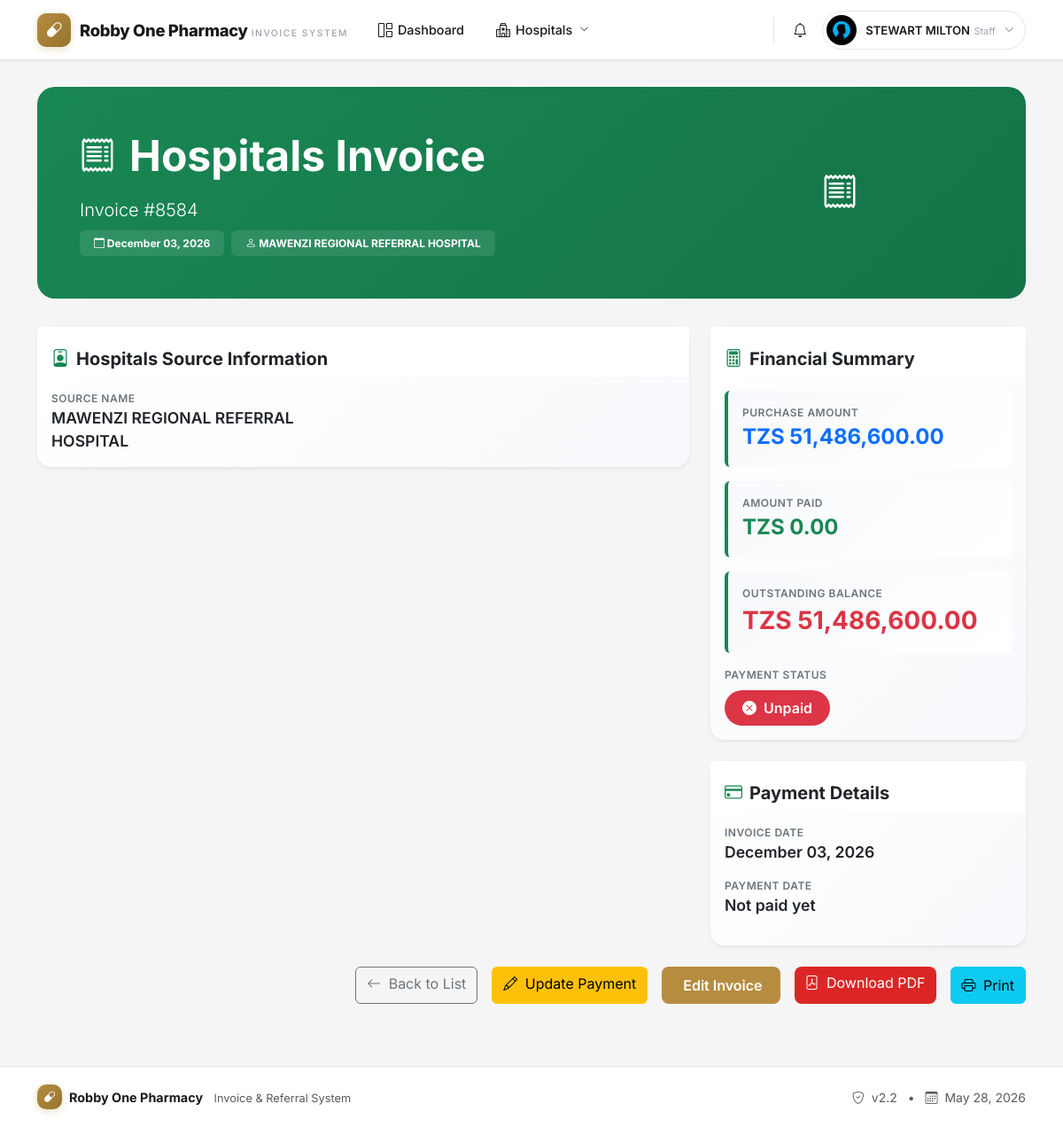
Screenshot of /referral/invoices/219/ (signed in) with the database file from the repository.
### invoices/models.py (models this page shows, shortened)
class UserProfile(models.Model):
    user = models.OneToOneField(User, on_delete=models.CASCADE, related_name='profile')
    phone = models.CharField(max_length=15, blank=True, null=True)
    address = models.TextField(blank=True, null=True)
    profile_picture = models.ImageField(upload_to='profile_pics/', blank=True, null=True)
    job_title = models.CharField(max_length=100, blank=True, null=True)
    department = models.CharField(max_length=100, blank=True, null=True)
    bio = models.TextField(max_length=500, blank=True, null=True)
    website = models.URLField(blank=True, null=True)
    company = models.CharField(max_length=100, blank=True, null=True)
    date_of_birth = models.DateField(blank=True, null=True)
    preferred_language = models.CharField(max_length=10, choices=[
        ('en', 'English'),
        ('sw', 'Swahili'),
    ], default='en')
    theme_preference = models.CharField(max_length=10, choices=[
        ('light', 'Light'),
        ('dark', 'Dark'),
    ], default='light')
    email_notifications = models.BooleanField(default=True)
    sms_notifications = models.BooleanField(default=False)
    created_at = models.DateTimeField(auto_now_add=True)
    updated_at = models.DateTimeField(auto_now=True)
    class Meta:
        verbose_name = "User Profile"
        verbose_name_plural = "User Profiles"

### referrals/models.py (models this page shows, shortened)
class ReferralInvoice(models.Model):
    referral_source = models.ForeignKey(ReferralSource, on_delete=models.CASCADE, related_name='invoices')
    invoice_number = models.CharField(max_length=50, unique=True)
    invoice_date = models.DateField()
    purchase_amount = models.DecimalField(max_digits=12, decimal_places=2, validators=[MinValueValidator(0)])
    payment_date = models.DateField(null=True, blank=True)
    amount_paid = models.DecimalField(max_digits=12, decimal_places=2, default=0, validators=[MinValueValidator(0)])
    facility = models.ForeignKey(Facility, on_delete=models.SET_NULL, null=True, blank=True, related_name='referral_invoices')
    created_at = models.DateTimeField(auto_now_add=True)
    updated_at = models.DateTimeField(auto_now=True)
    class Meta:
        ordering = ['-invoice_date']
    @property
    def balance(self):
        return self.purchase_amount - self.amount_paid

class ReferralSource(models.Model):
    name = models.CharField(max_length=200, unique=True, verbose_name="Hospital Name")
    tin_number = models.CharField(max_length=50, blank=True, verbose_name="TIN Number")
    created_at = models.DateTimeField(auto_now_add=True)
    updated_at = models.DateTimeField(auto_now=True)
    class Meta:
        ordering = ['name']

### referrals/views.py (the view)
# urls.py: path('invoices/<int:pk>/', views.referral_invoice_detail, name='invoice_detail'),
@login_required
def referral_invoice_detail(request, pk):
    invoice = get_object_or_404(ReferralInvoice, pk=pk)
    return render(request, 'referrals/invoice_detail.html', {'invoice': invoice})

### referrals/templates/referrals/invoice_detail.html (shortened to what this page needs)
{% extends 'referrals/base.html' %}
{% load humanize %}
{% block content %}
<div class="container-fluid p-0">
    <div class="invoice-header text-white p-5 position-relative">
        <div style="position: relative; z-index: 1;">
            <div class="row align-items-center">
                <div class="col-md-8">
                    <div class="d-flex align-items-center gap-3 mb-3">
                        <i class="bi bi-receipt fs-1"></i>
                        <h1 class="display-5 fw-bold mb-0">Hospitals Invoice</h1>
                    </div>
                    <p class="lead mb-2">Invoice #{{ invoice.invoice_number }}</p>
                    <div class="d-flex gap-2 flex-wrap">
                        <span class="badge bg-white bg-opacity-10 text-white px-3 py-2">
                            <i class="bi bi-calendar"></i> {{ invoice.invoice_date|date:"F d, Y" }}
                        </span>
                        <span class="badge bg-white bg-opacity-10 text-white px-3 py-2">
                            <i class="bi bi-person"></i> {{ invoice.referral_source.name }}
                        </span>
                    </div>
                </div>
                <div class="col-md-4 text-center d-none d-md-block">
                    <i class="bi bi-receipt fs-1"></i>
                </div>
            </div>
        </div>
    </div>
    <div class="row g-4">
        <div class="col-lg-8">
            <div class="info-card card shadow-sm mb-4">
                <div class="card-header bg-white border-0 pt-4">
                    <h5 class="mb-0 fw-bold">
                        <i class="bi bi-person-badge me-2 text-success"></i>Hospitals Source Information
                    </h5>
                </div>
                <div class="card-body">
                    <div class="row g-3">
                        <div class="col-md-6">
                            <div class="detail-label">Source Name</div>
                            <p class="detail-value">{{ invoice.referral_source.name }}</p>
                        </div>
                    </div>
                </div>
            </div>
        </div>
        <div class="col-lg-4">
            <div class="info-card card shadow-sm mb-4">
                <div class="card-header bg-white border-0 pt-4">
                    <h5 class="mb-0 fw-bold">
                        <i class="bi bi-calculator me-2 text-success"></i>Financial Summary
                    </h5>
                </div>
                <div class="card-body">
                    <div class="amount-card p-3 mb-3 rounded">
                        <div class="detail-label">Purchase Amount</div>
                        <p class="detail-value fs-4 fw-bold text-primary">TZS {{ invoice.purchase_amount|floatformat:2|intcomma }}</p>
                    </div>
                    <div class="amount-card p-3 mb-3 rounded">
                        <div class="detail-label">Amount Paid</div>
                        <p class="detail-value fs-4 fw-bold text-success">TZS {{ invoice.amount_paid|floatformat:2|intcomma }}</p>
                    </div>
                    <div class="amount-card p-3 mb-3 rounded border-left-danger">
                        <div class="detail-label">Outstanding Balance</div>
                        <p class="detail-value fs-3 fw-bold {% if invoice.balance > 0 %}text-danger{% else %}text-success{% endif %}">
                            TZS {{ invoice.balance|floatformat:2|intcomma }}
                        </p>
                    </div>
                    <div class="mt-3">
                        <div class="detail-label">Payment Status</div>
                        <div class="mt-2">
                            {% if invoice.balance == 0 %}
                                <span class="status-badge-large bg-success text-white">
                                    <i class="bi bi-check-circle-fill"></i> Fully Paid
                                </span>
                            {% elif invoice.amount_paid > 0 %}
                                <span class="status-badge-large bg-warning text-dark">
                                    <i class="bi bi-exclamation-triangle-fill"></i> Partially Paid
                                </span>
                            {% else %}
                                <span class="status-badge-large bg-danger text-white">
                                    <i class="bi bi-x-circle-fill"></i> Unpaid
                                </span>
                            {% endif %}
                        </div>
                    </div>
                </div>
            </div>
            <div class="info-card card shadow-sm">
                <div class="card-header bg-white border-0 pt-4">
                    <h5 class="mb-0 fw-bold">
                        <i class="bi bi-credit-card me-2 text-success"></i>Payment Details
                    </h5>
                </div>
                <div class="card-body">
                    <div class="mb-3">
                        <div class="detail-label">Invoice Date</div>
                        <p class="detail-value">{{ invoice.invoice_date|date:"F d, Y" }}</p>
                    </div>
                    <div class="mb-3">
                        <div class="detail-label">Payment Date</div>
                        <p class="detail-value">{{ invoice.payment_date|date:"F d, Y"|default:"Not paid yet" }}</p>
                    </div>
                </div>
            </div>
        </div>
    </div>
    <div class="row mt-4">
        <div class="col-12">
            <div class="d-flex gap-3 justify-content-end no-print">
                <a href="{% url 'referral:invoice_list' %}" class="btn btn-outline-secondary">
                    <i class="bi bi-arrow-left me-1"></i> Back to List
                </a>
                <a href="{% url 'referral:update_payment' invoice.id %}" class="btn btn-warning">
                    <i class="bi bi-pencil me-1"></i> Update Payment
                </a>
                <a href="{% url 'referral:invoice_edit' invoice.id %}" class="btn btn-primary">
                     Edit Invoice
                </a>
                <a href="{% url 'referral:generate_referral_invoice_pdf' invoice.id %}" class="btn btn-danger">
                    <i class="bi bi-file-pdf me-1"></i> Download PDF
                </a>
                <button onclick="window.print()" class="btn btn-info">
                    <i class="bi bi-printer me-1"></i> Print
                </button>
            </div>
        </div>
    </div>
</div>
{% endblock %}

### referrals/templates/referrals/base.html (shortened to what this page needs)
{% load static %}
<!DOCTYPE html>
<html lang="en">
<head>
    <link href="https://cdn.jsdelivr.net/npm/bootstrap@5.3.0/dist/css/bootstrap.min.css" rel="stylesheet">
    <link rel="stylesheet" href="https://cdn.jsdelivr.net/npm/bootstrap-icons@1.11.3/font/bootstrap-icons.min.css">
</head>
<body>
<nav class="navbar navbar-expand-lg sticky-top" id="mainNavbar">
    <div class="container">
        <a class="navbar-brand" href="https://tenda.pythonanywhere.com">
            <div class="brand-icon">
                <i class="bi bi-capsule"></i>
            </div>
            <div class="brand-text d-none d-sm-block">
                <span class="brand-name">Robby One Pharmacy</span>
                <span class="brand-subtitle">Invoice System</span>
            </div>
        </a>
        <div class="collapse navbar-collapse" id="navbarMain">
            <ul class="navbar-nav me-auto">
                <li class="nav-item">
                    <a class="nav-link {% if request.resolver_match.url_name == 'dashboard' %}active{% endif %}" href="{% url 'referral:dashboard' %}">
                        <i class="bi bi-grid-1x2"></i>
                        <span class="d-none d-lg-inline">Dashboard</span>
                    </a>
                </li>
                <li class="nav-item dropdown">
                    <a class="nav-link dropdown-toggle " href="#" id="hospitalsDropdown" role="button" data-bs-toggle="dropdown" aria-expanded="false">
                        <i class="bi bi-hospital"></i>
                        <span class="d-none d-lg-inline">Hospitals</span>
                        <i class="bi bi-chevron-down"></i>
                    </a>
                </li>
            </ul>
            <ul class="navbar-nav ms-auto align-items-center">
                <li class="nav-item">
                    <a class="notification-btn" href="{% url 'notifications' %}" title="Notifications">
                        <i class="bi bi-bell"></i>
                    </a>
                </li>
                <li class="nav-item dropdown ms-1">
                    <a class="user-menu-btn" href="#" id="userDropdown" role="button" data-bs-toggle="dropdown" aria-expanded="false">
                        <div class="user-avatar">
                            {% if user.profile.profile_picture %}
                                <img src="{{ user.profile.profile_picture.url }}" alt="Profile">
                            {% else %}
                                <i class="bi bi-person-fill"></i>
                            {% endif %}
                        </div>
                        <div class="user-info d-none d-lg-block">
                            <span class="user-name">{{ user.get_full_name|default:user.username }}</span>
                            <span class="user-role">Staff</span>
                        </div>
                        <i class="bi bi-chevron-down d-none d-lg-block"></i>
                    </a>
                </li>
            </ul>
        </div>
    </div>
</nav>
<div class="main-container">
    <div class="container">
        {% block content %}{% endblock %}
    </div>
</div>
<footer class="footer">
    <div class="container">
        <div class="row align-items-center">
            <div class="col-md-6 text-center text-md-start">
                <div class="d-flex align-items-center justify-content-center justify-content-md-start gap-2">
                    <div class="brand-icon" style="width: 28px; height: 28px; font-size: 0.8rem;">
                        <i class="bi bi-capsule"></i>
                    </div>
                    <div>
                        <span class="fw-bold" style="font-size: 0.9rem;">Robby One Pharmacy</span>
                        <span class="text-muted ms-2" style="font-size: 0.8rem;">Invoice & Referral System</span>
                    </div>
                </div>
            </div>
            <div class="col-md-6 text-center text-md-end mt-2 mt-md-0">
                <span class="text-muted small">
                    <i class="bi bi-shield-check me-1"></i> v2.2
                    <span class="mx-2">•</span>
                    <i class="bi bi-calendar3 me-1"></i> {% now "F j, Y" %}
                </span>
            </div>
        </div>
    </div>
</footer>
</body>
</html>

### rows the page displays
ReferralInvoice: invoice_number "8584", invoice_date "December 03, 2026", referral_source.name "MAWENZI REGIONAL REFERRAL HOSPITAL", purchase_amount "51,486,600.00", amount_paid "0.00", balance "51,486,600.00", payment_date "Not paid yet"

### other values shown
{{ user.get_full_name|default:user.username }} "STEWART MILTON"
